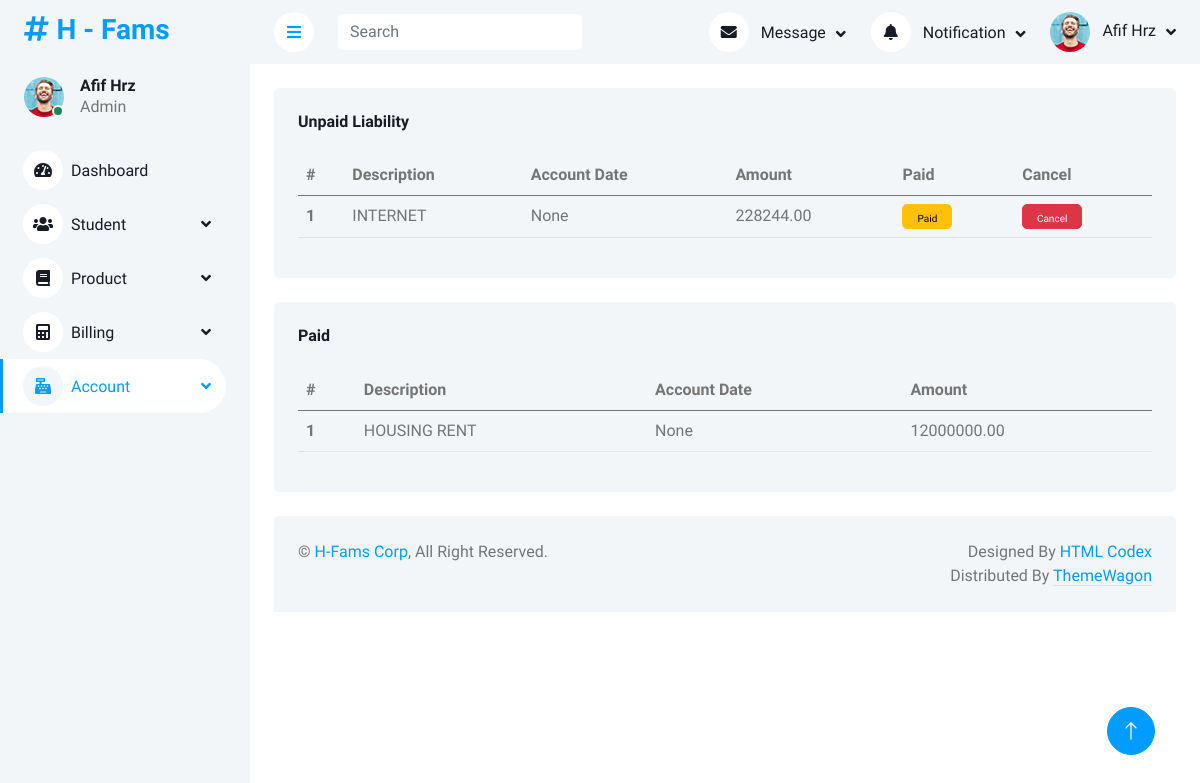
Page /account/arliability/ on the earlier database version.
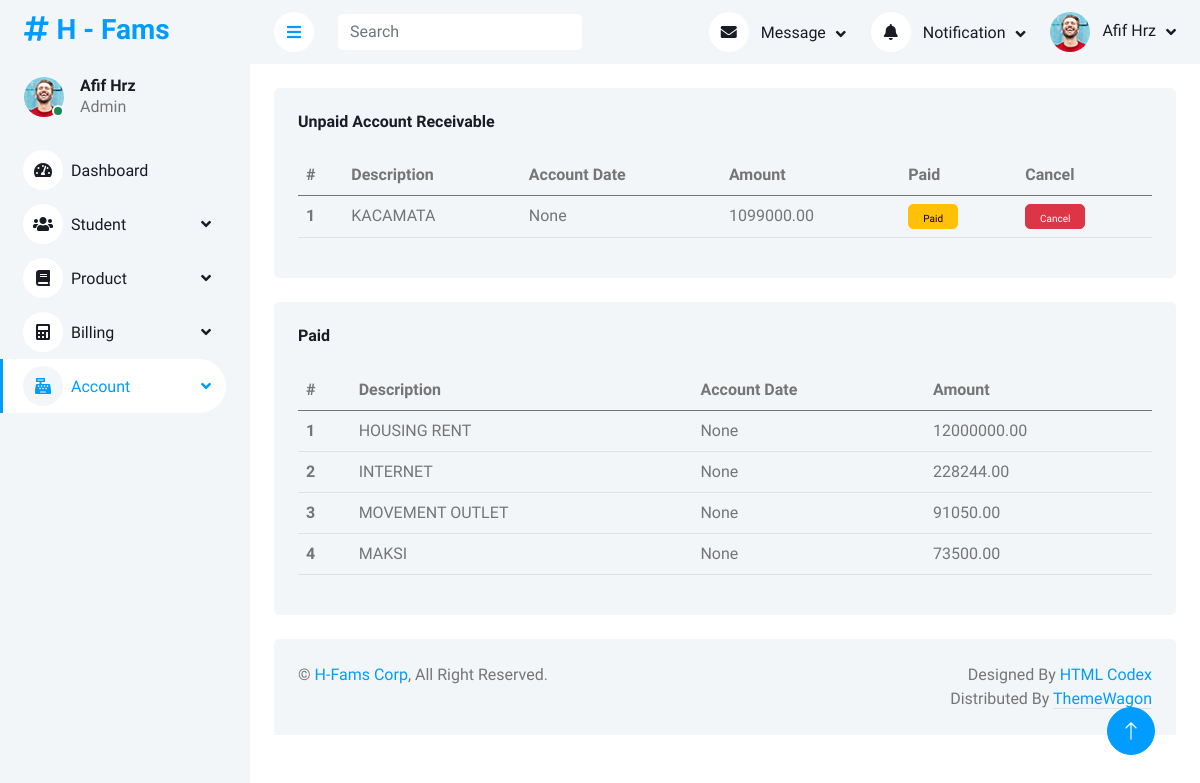
Same page on the later database version.
### account/models.py (models this page shows)
class acc_ar_debt(models.Model):
    account_date = models.DateTimeField(default=datetime.now(), db_column="ACCOUNT_DATE")
    description = models.CharField(max_length=30, db_column="DESCRIPTION")
    amount = models.DecimalField(db_column="AMOUNT", blank=True, null=True, decimal_places=2, max_digits=20)
    account_status = models.CharField(max_length=30, db_column="ACCOUNT_STATUS")
    account_type = models.CharField(max_length=30, db_column="ACCOUNT_TYPE")
    bll_mst_item_id = models.ForeignKey(bll_mst_bill_item, on_delete=models.RESTRICT, db_column="BLL_MST_BILL_ITEM_ID", default=1)
    valid_status = models.CharField(max_length=30, db_column="VALID_STATUS")
    class Meta:
        db_table = 'ACC_AR_DEBT'

### account/views.py (the view)
# urls.py: path('arliability/', views.arliability_view, name='arliability'),
def arliability_view(request):
    year = datetime.today().year
    month = datetime.today().month-1
    date = str(year)+"-"+str(month)+"-"+"01"
    total_day = calendar.monthrange(year, month)[1]
    data_ar = acc_ar_debt.objects.filter(account_type='AR', account_status='UNPAID', valid_status='VALID')
    data_li = acc_ar_debt.objects.filter(account_type='LIABILITY', account_status='UNPAID', valid_status='VALID')
    data_paid = acc_ar_debt.objects.filter(account_status='PAID', valid_status='VALID')
    context = {
        'title':'H - Account Receivable & Liability',
        'dashboard_active':'Account',
        'dataar':data_ar,
        'datali':data_li,
        'data_paid':data_paid
        }
    return render(request, 'account/arliability_view.html', context)

### account/templates/account/arliability_view.html (shortened to what the changed rows need)
{% extends 'base_site.html' %}
{% load static %}
{% block content %}
<div class="container-fluid pt-4 px-4">
    <div class="row g-4">
        {% if dataar %}
        <div class="col-sm-12 col-xl-12">
            <div class="bg-light rounded h-100 p-4">
                <h6 class="mb-4">Unpaid Account Receivable</h6>
                <table class="table table-hover">
                    <thead>
                        <tr>
                            <th scope="col">#</th>
                            <th scope="col">Description</th>
                            <th scope="col">Account Date</th>
                            <th scope="col">Amount</th>
                            <th scope="col">Paid</th>
                            <th scope="col">Cancel</th>
                        </tr>
                    </thead>
                    <tbody>
                        {% for data in dataar %}
                        <tr>
                            <th scope="row">{{forloop.counter}}</th>
                            <td>{{data.description}}</td>
                            <td>{{data.account_date}}</td>
                            <td>{{data.amount}}</td>
                            <td>
                                <button type="button" class="btn btn-warning open-Paid{{data.id}}" style="height:25px; width:50px; font-size:10px">Paid</button>
                            </td>
                            <td>
                                <button type="button" class="btn btn-danger open-Cancel{{data.id}}" style="height:25px; width:60px; font-size:10px">Cancel</button>
                            </td>
                        </tr>
                        {% endfor %}
                    </tbody>
                </table>
            </div>
        </div>
        {% endif %}
        {% if datali %}
        <div class="col-sm-12 col-xl-12">
            <div class="bg-light rounded h-100 p-4">
                <h6 class="mb-4">Unpaid Liability</h6>
                <table class="table table-hover">
                    <thead>
                        <tr>
                            <th scope="col">#</th>
                            <th scope="col">Description</th>
                            <th scope="col">Account Date</th>
                            <th scope="col">Amount</th>
                            <th scope="col">Paid</th>
                            <th scope="col">Cancel</th>
                        </tr>
                    </thead>
                    <tbody>
                        {% for data in datali %}
                        <tr>
                            <th scope="row">{{forloop.counter}}</th>
                            <td>{{data.description}}</td>
                            <td>{{data.account_date}}</td>
                            <td>{{data.amount}}</td>
                            <td>
                                <button type="button" class="btn btn-warning open-Paid{{data.id}}" style="height:25px; width:50px; font-size:10px">Paid</button>
                            </td>
                            <td>
                                <button type="button" class="btn btn-danger open-Cancel{{data.id}}" style="height:25px; width:60px; font-size:10px">Cancel</button>
                            </td>
                        </tr>
                        {% endfor %}
                    </tbody>
                </table>
            </div>
        </div>
        {% endif %}
        {% if data_paid %}
        <div class="col-sm-12 col-xl-12">
            <div class="bg-light rounded h-100 p-4">
                <table class="table table-hover">
                    <thead>
                        <tr>
                            <th scope="col">#</th>
                            <th scope="col">Description</th>
                            <th scope="col">Account Date</th>
                            <th scope="col">Amount</th>
                        </tr>
                    </thead>
                    <tbody>
                        {% for data in data_paid %}
                        <tr>
                            <th scope="row">{{forloop.counter}}</th>
                            <td>{{data.description}}</td>
                            <td>{{data.account_date}}</td>
                            <td>{{data.amount}}</td>
                        </tr>
                        {% endfor %}
                    </tbody>
                </table>
            </div>
        </div>
        {% endif %}
    </div>
</div>
{% endblock content %}

Differences in the rows shown:
added acc_ar_debt: description "KACAMATA", account_date "None", amount "1099000.00", {{ data.id }} 5 (drawn), shown under "Unpaid Account Receivable"
changed acc_ar_debt "INTERNET": moves from the list under "Unpaid Liability" to the list under "Paid"
added acc_ar_debt: description "MOVEMENT OUTLET", account_date "None", amount "91050.00", shown under "Paid"
added acc_ar_debt: description "MAKSI", account_date "None", amount "73500.00", shown under "Paid"
Other differences:
text no longer shown: "Unpaid Liability"
text now shown: "Unpaid Account Receivable"
